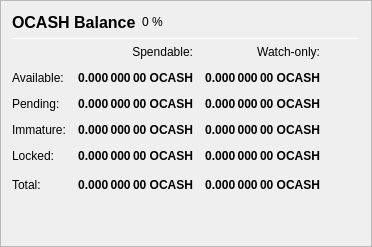
                   <widget class="QFrame" name="frame_Balances">
                    <property name="frameShape">
                     <enum>QFrame::StyledPanel</enum>
                    </property>
                    <property name="frameShadow">
                     <enum>QFrame::Raised</enum>
                    </property>
                    <layout class="QVBoxLayout" name="verticalLayout_4">
                     <item>
                      <layout class="QHBoxLayout" name="horizontalLayout_4">
                       <item>
                        <widget class="QLabel" name="label_5">
                         <property name="minimumSize">
                          <size>
                           <width>0</width>
                           <height>20</height>
                          </size>
                         </property>
                         <property name="font">
                          <font>
                           <pointsize>12</pointsize>
                           <weight>75</weight>
                           <bold>true</bold>
                          </font>
                         </property>
                         <property name="text">
                          <string>OCASH Balance</string>
                         </property>
                        </widget>
                       </item>
                       <item>
                        <widget class="QLabel" name="labelOCASHPercent">
                         <property name="text">
                          <string notr="true">0 %</string>
                         </property>
                        </widget>
                       </item>
                       <item>
                        <spacer name="horizontalSpacer_3">
                         <property name="orientation">
                          <enum>Qt::Horizontal</enum>
                         </property>
                         <property name="sizeHint" stdset="0">
                          <size>
                           <width>40</width>
                           <height>20</height>
                          </size>
                         </property>
                        </spacer>
                       </item>
                      </layout>
                     </item>
                     <item>
                      <widget class="Line" name="line_Balance">
                       <property name="minimumSize">
                        <size>
                         <width>0</width>
                         <height>1</height>
                        </size>
                       </property>
                       <property name="maximumSize">
                        <size>
                         <width>16777215</width>
                         <height>1</height>
                        </size>
                       </property>
                       <property name="orientation">
                        <enum>Qt::Horizontal</enum>
                       </property>
                      </widget>
                     </item>
                     <item>
                      <layout class="QGridLayout" name="gridLayout">
                       <property name="spacing">
                        <number>12</number>
                       </property>
                       <item row="0" column="1">
                        <widget class="QLabel" name="labelSpendable">
                         <property name="text">
                          <string>Spendable:</string>
                         </property>
                         <property name="alignment">
                          <set>Qt::AlignRight|Qt::AlignTrailing|Qt::AlignVCenter</set>
                         </property>
                        </widget>
                       </item>
                       <item row="0" column="2">
                        <widget class="QLabel" name="labelWatchonly">
                         <property name="text">
                          <string>Watch-only:</string>
                         </property>
                         <property name="alignment">
                          <set>Qt::AlignRight|Qt::AlignTrailing|Qt::AlignVCenter</set>
                         </property>
                        </widget>
                       </item>
                       <item row="1" column="0">
                        <widget class="QLabel" name="labelBalanceText">
                         <property name="text">
                          <string>Available:</string>
                         </property>
                        </widget>
                       </item>
                       <item row="1" column="1">
                        <widget class="QLabel" name="labelBalance">
                         <property name="font">
                          <font>
                           <weight>75</weight>
                           <bold>true</bold>
                          </font>
                         </property>
                         <property name="cursor">
                          <cursorShape>IBeamCursor</cursorShape>
                         </property>
                         <property name="toolTip">
                          <string>Your current spendable balance</string>
                         </property>
                         <property name="text">
                          <string notr="true">0.000 000 00 OCASH</string>
                         </property>
                         <property name="alignment">
                          <set>Qt::AlignRight|Qt::AlignTrailing|Qt::AlignVCenter</set>
                         </property>
                         <property name="textInteractionFlags">
                          <set>Qt::LinksAccessibleByMouse|Qt::TextSelectableByKeyboard|Qt::TextSelectableByMouse</set>
                         </property>
                        </widget>
                       </item>
                       <item row="1" column="2">
                        <widget class="QLabel" name="labelWatchAvailable">
                         <property name="font">
                          <font>
                           <weight>75</weight>
                           <bold>true</bold>
                          </font>
                         </property>
                         <property name="cursor">
                          <cursorShape>IBeamCursor</cursorShape>
                         </property>
                         <property name="toolTip">
                          <string>Your current balance in watch-only addresses</string>
                         </property>
                         <property name="text">
                          <string notr="true">0.000 000 00 OCASH</string>
                         </property>
                         <property name="alignment">
                          <set>Qt::AlignRight|Qt::AlignTrailing|Qt::AlignVCenter</set>
                         </property>
                         <property name="textInteractionFlags">
                          <set>Qt::LinksAccessibleByMouse|Qt::TextSelectableByKeyboard|Qt::TextSelectableByMouse</set>
                         </property>
                        </widget>
                       </item>
                       <item row="2" column="0">
                        <widget class="QLabel" name="labelPendingText">
                         <property name="text">
                          <string>Pending:</string>
                         </property>
                        </widget>
                       </item>
                       <item row="2" column="1">
                        <widget class="QLabel" name="labelUnconfirmed">
                         <property name="font">
                          <font>
                           <weight>75</weight>
                           <bold>true</bold>
                          </font>
                         </property>
                         <property name="cursor">
                          <cursorShape>IBeamCursor</cursorShape>
                         </property>
                         <property name="toolTip">
                          <string>Total of transactions that have yet to be confirmed, and do not yet count toward the spendable balance</string>
                         </property>
                         <property name="text">
                          <string notr="true">0.000 000 00 OCASH</string>
                         </property>
                         <property name="alignment">
                          <set>Qt::AlignRight|Qt::AlignTrailing|Qt::AlignVCenter</set>
                         </property>
                         <property name="textInteractionFlags">
                          <set>Qt::LinksAccessibleByMouse|Qt::TextSelectableByKeyboard|Qt::TextSelectableByMouse</set>
                         </property>
                        </widget>
                       </item>
                       <item row="2" column="2">
                        <widget class="QLabel" name="labelWatchPending">
                         <property name="font">
                          <font>
                           <weight>75</weight>
                           <bold>true</bold>
                          </font>
                         </property>
                         <property name="cursor">
                          <cursorShape>IBeamCursor</cursorShape>
                         </property>
                         <property name="toolTip">
                          <string>Unconfirmed transactions to watch-only addresses</string>
                         </property>
                         <property name="text">
                          <string notr="true">0.000 000 00 OCASH</string>
                         </property>
                         <property name="alignment">
                          <set>Qt::AlignRight|Qt::AlignTrailing|Qt::AlignVCenter</set>
                         </property>
                         <property name="textInteractionFlags">
                          <set>Qt::LinksAccessibleByMouse|Qt::TextSelectableByKeyboard|Qt::TextSelectableByMouse</set>
                         </property>
                        </widget>
                       </item>
                       <item row="3" column="0">
                        <widget class="QLabel" name="labelImmatureText">
                         <property name="text">
                          <string>Immature:</string>
                         </property>
                        </widget>
                       </item>
                       <item row="3" column="1">
                        <widget class="QLabel" name="labelImmature">
                         <property name="font">
                          <font>
                           <weight>75</weight>
                           <bold>true</bold>
                          </font>
                         </property>
                         <property name="cursor">
                          <cursorShape>IBeamCursor</cursorShape>
                         </property>
                         <property name="toolTip">
                          <string>Staked or masternode rewards that has not yet matured</string>
                         </property>
                         <property name="text">
                          <string notr="true">0.000 000 00 OCASH</string>
                         </property>
                         <property name="alignment">
                          <set>Qt::AlignRight|Qt::AlignTrailing|Qt::AlignVCenter</set>
                         </property>
                         <property name="textInteractionFlags">
                          <set>Qt::LinksAccessibleByMouse|Qt::TextSelectableByKeyboard|Qt::TextSelectableByMouse</set>
                         </property>
                        </widget>
                       </item>
                       <item row="3" column="2">
                        <widget class="QLabel" name="labelWatchImmature">
                         <property name="font">
                          <font>
                           <weight>75</weight>
                           <bold>true</bold>
                          </font>
                         </property>
                         <property name="cursor">
                          <cursorShape>IBeamCursor</cursorShape>
                         </property>
                         <property name="toolTip">
                          <string>Staked or masternode rewards in watch-only addresses that has not yet matured</string>
                         </property>
                         <property name="text">
                          <string notr="true">0.000 000 00 OCASH</string>
                         </property>
                         <property name="alignment">
                          <set>Qt::AlignRight|Qt::AlignTrailing|Qt::AlignVCenter</set>
                         </property>
                         <property name="textInteractionFlags">
                          <set>Qt::LinksAccessibleByMouse|Qt::TextSelectableByKeyboard|Qt::TextSelectableByMouse</set>
                         </property>
                        </widget>
                       </item>
                       <item row="4" column="0">
                        <widget class="QLabel" name="labelLockedBalanceText">
                         <property name="toolTip">
                          <string>Locked OCASH or Masternode collaterals. These are excluded from zOCASH minting.</string>
                         </property>
                         <property name="text">
                          <string>Locked:</string>
                         </property>
                        </widget>
                       </item>
                       <item row="4" column="1">
                        <widget class="QLabel" name="labelLockedBalance">
                         <property name="font">
                          <font>
                           <weight>75</weight>
                           <bold>true</bold>
                          </font>
                         </property>
                         <property name="cursor">
                          <cursorShape>IBeamCursor</cursorShape>
                         </property>
                         <property name="toolTip">
                          <string>Locked OCASH or Masternode collaterals. These are excluded from zOCASH minting.</string>
                         </property>
                         <property name="text">
                          <string notr="true">0.000 000 00 OCASH</string>
                         </property>
                         <property name="alignment">
                          <set>Qt::AlignRight|Qt::AlignTrailing|Qt::AlignVCenter</set>
                         </property>
                         <property name="textInteractionFlags">
                          <set>Qt::LinksAccessibleByMouse|Qt::TextSelectableByKeyboard|Qt::TextSelectableByMouse</set>
                         </property>
                        </widget>
                       </item>
                       <item row="4" column="2">
                        <widget class="QLabel" name="labelWatchLocked">
                         <property name="font">
                          <font>
                           <weight>75</weight>
                           <bold>true</bold>
                          </font>
                         </property>
                         <property name="cursor">
                          <cursorShape>IBeamCursor</cursorShape>
                         </property>
                         <property name="toolTip">
                          <string>Current locked balance in watch-only addresses</string>
                         </property>
                         <property name="text">
                          <string notr="true">0.000 000 00 OCASH</string>
                         </property>
                         <property name="alignment">
                          <set>Qt::AlignRight|Qt::AlignTrailing|Qt::AlignVCenter</set>
                         </property>
                         <property name="textInteractionFlags">
                          <set>Qt::LinksAccessibleByMouse|Qt::TextSelectableByKeyboard|Qt::TextSelectableByMouse</set>
                         </property>
                        </widget>
                       </item>
                       <item row="5" column="0">
                        <widget class="QLabel" name="labelTotalText">
                         <property name="toolTip">
                          <string>Your current OCASH balance, unconfirmed and immature transactions included</string>
                         </property>
                         <property name="text">
                          <string>Total:</string>
                         </property>
                        </widget>
                       </item>
                       <item row="5" column="1">
                        <widget class="QLabel" name="labelTotal">
                         <property name="font">
                          <font>
                           <weight>75</weight>
                           <bold>true</bold>
                          </font>
                         </property>
                         <property name="cursor">
                          <cursorShape>IBeamCursor</cursorShape>
                         </property>
                         <property name="toolTip">
                          <string>Your current OCASH balance, unconfirmed and immature transactions included</string>
                         </property>
                         <property name="text">
                          <string notr="true">0.000 000 00 OCASH</string>
                         </property>
                         <property name="alignment">
                          <set>Qt::AlignRight|Qt::AlignTrailing|Qt::AlignVCenter</set>
                         </property>
                         <property name="textInteractionFlags">
                          <set>Qt::LinksAccessibleByMouse|Qt::TextSelectableByKeyboard|Qt::TextSelectableByMouse</set>
                         </property>
                        </widget>
                       </item>
                       <item row="5" column="2">
                        <widget class="QLabel" name="labelWatchTotal">
                         <property name="font">
                          <font>
                           <weight>75</weight>
                           <bold>true</bold>
                          </font>
                         </property>
                         <property name="cursor">
                          <cursorShape>IBeamCursor</cursorShape>
                         </property>
                         <property name="toolTip">
                          <string>Current total balance in watch-only addresses</string>
                         </property>
                         <property name="text">
                          <string notr="true">0.000 000 00 OCASH</string>
                         </property>
                         <property name="alignment">
                          <set>Qt::AlignRight|Qt::AlignTrailing|Qt::AlignVCenter</set>
                         </property>
                         <property name="textInteractionFlags">
                          <set>Qt::LinksAccessibleByMouse|Qt::TextSelectableByKeyboard|Qt::TextSelectableByMouse</set>
                         </property>
                        </widget>
                       </item>
                       <item row="5" column="3">
                        <spacer name="horizontalSpacer_9">
                         <property name="orientation">
                          <enum>Qt::Horizontal</enum>
                         </property>
                         <property name="sizeHint" stdset="0">
                          <size>
                           <width>40</width>
                           <height>20</height>
                          </size>
                         </property>
                        </spacer>
                       </item>
                      </layout>
                     </item>
                     <item>
                      <spacer name="verticalSpacer_3">
                       <property name="orientation">
                        <enum>Qt::Vertical</enum>
                       </property>
                       <property name="sizeHint" stdset="0">
                        <size>
                         <width>20</width>
                         <height>40</height>
                        </size>
                       </property>
                      </spacer>
                     </item>
                    </layout>
                   </widget>
